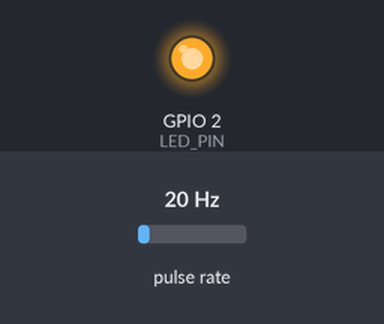
A sketch run on a simulated ESP32. Shown: output pins drawn as LEDs (lit = HIGH). Wiring (inferred from the names in the program): pulse sensor: data GPIO 32. The test bench sets the inputs (shaded band); at power-on: pulse rate 20 Hz. What the sketch prints to the serial monitor is not drawn.

Above: at 1.2 s.
1.3 s: pulse rate (sensor on GPIO 32) set to 12 Hz
2.8 s: pulse rate (sensor on GPIO 32) set to 9 Hz
5.8 s: pulse rate (sensor on GPIO 32) set to 50 Hz
Timing chart, 0 to 8.8 s (numbered marks = the images above; inputs shaded):
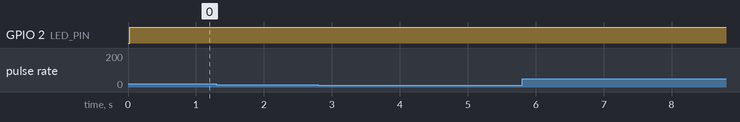

Measured:
- after the input at 1.3 s, every drawn part: stays the same
- after the input at 5.8 s, every drawn part: stays the same

The sketch:

magnetic_sensor_test.ino
```cpp
/*
 * ESP32 test for a two-wire bike speed sensor (Sigma-style reed switch).
 *
 * The switch is normally open. A magnet closes it for a moment; the two
 * wires have no polarity.
 *
 * Wiring:
 *   sensor wire 1 -> GPIO 32
 *   sensor wire 2 -> GND
 *
 * GPIO 32 uses the internal pull-up, so no resistor is required.
 * It is an ADC1 pin, so WiFi does not take it. GPIO 4 and 12 are ADC2.
 *   no magnet: pin HIGH, state OPEN
 *   magnet:    pin LOW,  state CLOSED
 *
 * Onboard LED (GPIO 2 on a typical DevKit) lights while the switch is
 * closed, and stays on at least 50 ms so a fast pass is still visible.
 *
 * Flash with the Arduino IDE:
 *   1. Install the ESP32 board package from Espressif.
 *   2. Open this sketch (the folder name must match the file name).
 *   3. Board: "ESP32 Dev Module". Select the board's serial port.
 *   4. Upload, then open Serial Monitor at 115200 baud.
 *
 * Each new closure prints one "magnet" line. A second falling edge within
 * DEBOUNCE_MS is contact bounce and is ignored. That window is 20 ms, so
 * the next revolution can arrive after that: 3000 RPM is still counted.
 * Moving a magnet past the reed by hand is slower than that and can close
 * it twice for real; those both count.
 *
 * Fill in WIFI_SSID and WIFI_PASSWORD before flashing. Setup logs whether
 * the connection succeeded, then the sensor test continues either way.
 */

#include <WiFi.h>

static const char* WIFI_SSID = "YOUR_WIFI_SSID";
static const char* WIFI_PASSWORD = "YOUR_WIFI_PASSWORD";
static const unsigned long WIFI_TIMEOUT_MS = 15000;

static const int SENSOR_PIN = 32;
static const int LED_PIN = 2;
static const unsigned long DEBOUNCE_MS = 20;
static const unsigned long LED_MIN_ON_MS = 50;
static const unsigned long STATUS_INTERVAL_MS = 5000;

volatile uint32_t rawFallCount = 0;

uint32_t lastSeenFalls = 0;
uint32_t magnetCount = 0;
unsigned long lastMagnetMs = 0;
unsigned long ledOffAtMs = 0;
unsigned long lastStatusMs = 0;

void IRAM_ATTR onSensorFall() {
  rawFallCount++;
}

const char* wifiStatusName(wl_status_t status) {
  switch (status) {
    case WL_IDLE_STATUS:
      return "idle";
    case WL_NO_SSID_AVAIL:
      return "ssid not found";
    case WL_SCAN_COMPLETED:
      return "scan completed";
    case WL_CONNECTED:
      return "connected";
    case WL_CONNECT_FAILED:
      return "connect failed";
    case WL_CONNECTION_LOST:
      return "connection lost";
    case WL_DISCONNECTED:
      return "disconnected";
    default:
      return "unknown";
  }
}

void connectWifi() {
  if (strcmp(WIFI_SSID, "YOUR_WIFI_SSID") == 0 || WIFI_SSID[0] == '\0') {
    Serial.println("WiFi connection failed (SSID not set)");
    return;
  }

  Serial.printf("WiFi connecting to \"%s\"...\n", WIFI_SSID);
  WiFi.mode(WIFI_STA);
  WiFi.begin(WIFI_SSID, WIFI_PASSWORD);

  const unsigned long startedMs = millis();
  while (WiFi.status() != WL_CONNECTED && (millis() - startedMs) < WIFI_TIMEOUT_MS) {
    delay(250);
    Serial.print(".");
  }
  Serial.println();

  const wl_status_t status = WiFi.status();
  if (status == WL_CONNECTED) {
    Serial.print("WiFi connected, IP ");
    Serial.println(WiFi.localIP());
    return;
  }

  Serial.printf("WiFi connection failed (%s)\n", wifiStatusName(status));
}

void setup() {
  Serial.begin(115200);
  pinMode(SENSOR_PIN, INPUT_PULLUP);
  pinMode(LED_PIN, OUTPUT);
  digitalWrite(LED_PIN, LOW);

  attachInterrupt(digitalPinToInterrupt(SENSOR_PIN), onSensorFall, FALLING);

  Serial.println();
  Serial.println("Magnetic sensor test");
  Serial.println("Sensor between GPIO 32 and GND (internal pull-up).");
  Serial.println("OPEN = no magnet. CLOSED = magnet present.");
  Serial.println();

  connectWifi();

  Serial.println(digitalRead(SENSOR_PIN) == LOW ? "CLOSED" : "OPEN");
  Serial.println();
}

void loop() {
  const unsigned long now = millis();
  const int level = digitalRead(SENSOR_PIN);

  uint32_t falls;
  noInterrupts();
  falls = rawFallCount;
  interrupts();

  if (falls != lastSeenFalls) {
    const unsigned long gapMs = lastMagnetMs == 0 ? 0 : (now - lastMagnetMs);
    if (lastMagnetMs == 0 || gapMs >= DEBOUNCE_MS) {
      magnetCount++;
      Serial.printf("magnet %lu", magnetCount);
      if (lastMagnetMs != 0) {
        const float rpm = 60000.0f / (float)gapMs;
        Serial.printf("  gap %lu ms  rpm %.1f", gapMs, rpm);
      }
      Serial.println();
      lastMagnetMs = now;
    }
    lastSeenFalls = falls;
  }

  if (level == LOW) {
    digitalWrite(LED_PIN, HIGH);
    ledOffAtMs = now + LED_MIN_ON_MS;
  } else if ((long)(now - ledOffAtMs) >= 0) {
    digitalWrite(LED_PIN, LOW);
  }

  if ((now - lastStatusMs) >= STATUS_INTERVAL_MS) {
    lastStatusMs = now;
    Serial.printf("pin=%s  magnets=%lu  wifi=%s\n",
                  level == LOW ? "LOW" : "HIGH",
                  magnetCount,
                  wifiStatusName(WiFi.status()));
  }
}
```
